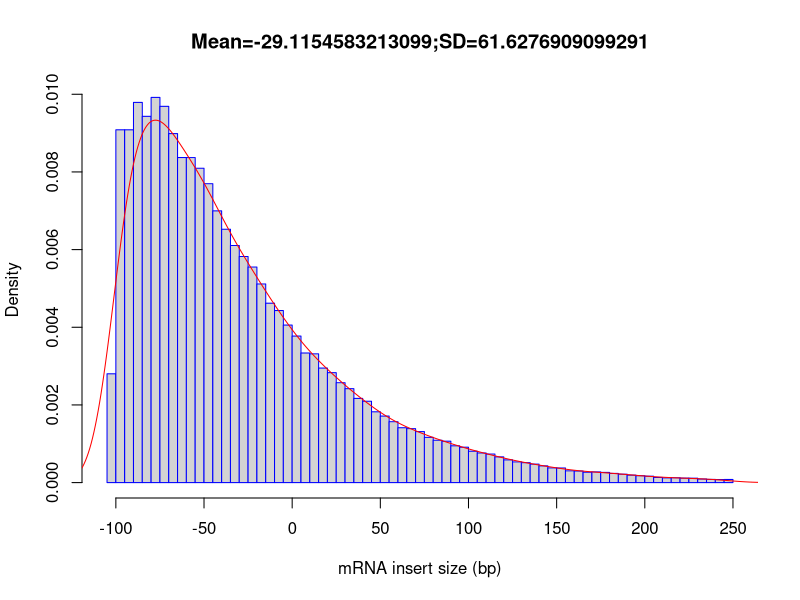

Write R code to recreate this figure.
out_file = 'output'
pdf('output.inner_distance_plot.pdf')
fragsize=rep(c(-247.5,-242.5,-237.5,-232.5,-227.5,-222.5,-217.5,-212.5,-207.5,-202.5,-197.5,-192.5,-187.5,-182.5,-177.5,-172.5,-167.5,-162.5,-157.5,-152.5,-147.5,-142.5,-137.5,-132.5,-127.5,-122.5,-117.5,-112.5,-107.5,-102.5,-97.5,-92.5,-87.5,-82.5,-77.5,-72.5,-67.5,-62.5,-57.5,-52.5,-47.5,-42.5,-37.5,-32.5,-27.5,-22.5,-17.5,-12.5,-7.5,-2.5,2.5,7.5,12.5,17.5,22.5,27.5,32.5,37.5,42.5,47.5,52.5,57.5,62.5,67.5,72.5,77.5,82.5,87.5,92.5,97.5,102.5,107.5,112.5,117.5,122.5,127.5,132.5,137.5,142.5,147.5,152.5,157.5,162.5,167.5,172.5,177.5,182.5,187.5,192.5,197.5,202.5,207.5,212.5,217.5,222.5,227.5,232.5,237.5,242.5,247.5),times=c(0,0,0,0,0,0,0,0,0,0,0,0,0,0,0,0,0,0,0,0,0,0,0,0,0,0,0,0,0,13934,45178,45180,48689,46902,49327,48184,44690,41625,41622,40256,38278,34799,32446,30363,28952,27604,25438,22975,22034,20171,18764,16598,16490,14667,14075,12793,12026,10783,10420,9067,8520,7799,7024,6910,6531,5798,5426,5300,4712,4531,4019,3793,3656,3293,2912,2652,2554,2367,2141,1882,1874,1505,1480,1331,1371,1303,1177,1078,953,879,817,655,605,617,573,565,460,413,393,398))
frag_sd = sd(fragsize)
frag_mean = mean(fragsize)
frag_median = median(fragsize)
write(x=c("Name","Mean","Median","sd"), sep="	", file=stdout(),ncolumns=4)
write(c(out_file,frag_mean,frag_median,frag_sd),sep="	", file=stdout(),ncolumns=4)
hist(fragsize,probability=T,breaks=100,xlab="mRNA insert size (bp)",main=paste(c("Mean=",frag_mean,";","SD=",frag_sd),collapse=""),border="blue")
lines(density(fragsize,bw=10),col='red')
dev.off()
